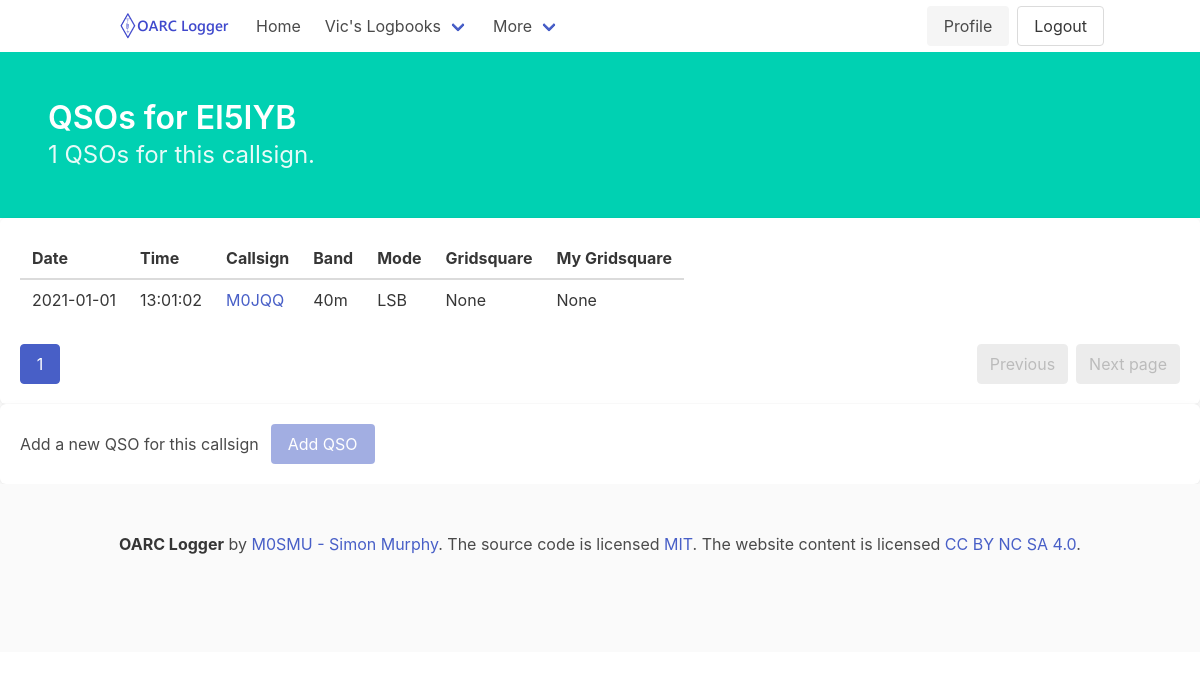
The app's page /callsigns/EI5IYB/qsos (signed in), older data.
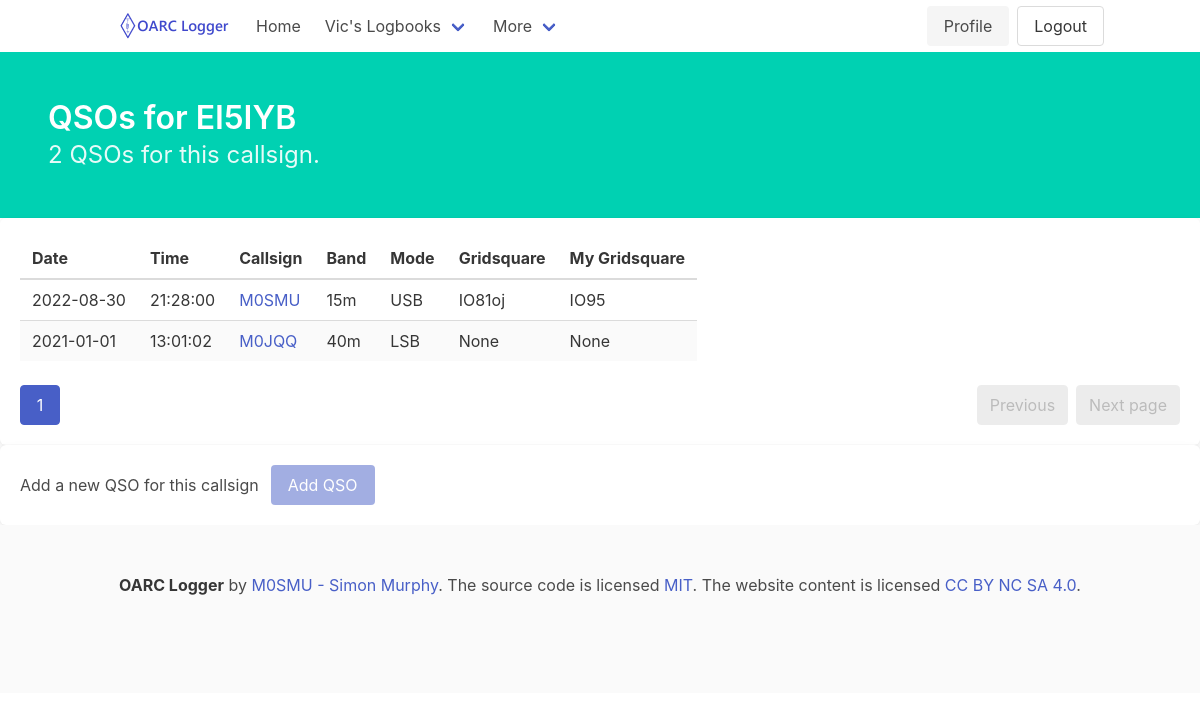
The same page, newer data.
### logger/models.py (models this page shows, shortened)
class QSO(db.Model):
    id = db.Column(db.Integer, primary_key=True) # primary keys are required by SQLAlchemy
    band = db.Column(db.String(25))
    mode = db.Column(db.String(25))
    submode = db.Column(db.String(25))
    freq = db.Column(db.String(25))
    call = db.Column(db.String(50))
    station_callsign = db.Column(db.String(50))
    operator = db.Column(db.String(50))
    owner_callsign = db.Column(db.String(50))
    qso_date = db.Column(db.Date())
    qso_date_off = db.Column(db.Date())
    time_on = db.Column(db.Time())
    time_off = db.Column(db.Time())
    gridsquare = db.Column(db.String(10))
    my_gridsquare = db.Column(db.String(10))
    rst_rcvd = db.Column(db.String(10))
    rst_sent = db.Column(db.String(10))
    tx_pwr = db.Column(db.String(10))
    my_rig = db.Column(db.String(100))
    my_antenna = db.Column(db.String(100))
    qso_random = db.Column(db.String(1))
    qso_complete = db.Column(db.String(3))
    sat_mode = db.Column(db.String(25))
    sat_name = db.Column(db.String(25))
    srx = db.Column(db.Integer)
    srx_string = db.Column(db.String(50))
    stx = db.Column(db.Integer)
    stx_string = db.Column(db.String(50))
    my_sota_ref = db.Column(db.String(25))
    sota_ref = db.Column(db.String(25))
    my_iota = db.Column(db.String(6))
    iota = db.Column(db.String(6))
    my_iota_island_id = db.Column(db.Integer)
    iota_island_id = db.Column(db.Integer)

### logger/callsigns/views.py (the view)
@callsigns.route("/<callsign>/qsos")
@login_required
def call(callsign):
    callsign = callsign.replace('_', '/')
    page = request.args.get('page', 1, type=int)
    callqsos = QSO.query.filter_by(station_callsign = callsign).order_by(QSO.qso_date.desc(), QSO.time_on.desc()).paginate(page=page, per_page=ROWS_PER_PAGE)
    allqsos = QSO.query.filter_by(station_callsign = callsign).all()
    return render_template('callsign.html', qsos=callqsos, station_callsign=callsign, allqsos=allqsos)

### logger/application.py (called while the page is built)
def create_app():
    app = Flask(__name__)
    app.config.from_object(Config)
    db.init_app(app)
    migrate = Migrate(app, db, render_as_batch=True)
    login_manager = LoginManager()
    login_manager.login_view = 'users.login'
    login_manager.init_app(app)
    from logger.models import User
    @login_manager.user_loader
    def load_user(user_id):
        return User.query.get(int(user_id))
    app.register_blueprint(users, url_prefix='/users')
    app.register_blueprint(callsigns, url_prefix='/callsigns')
    app.register_blueprint(qsos, url_prefix='/qsos')
    @app.route("/")
    def index():
        return render_template('index.html')
    @app.route("/about")
    def about():
        return render_template('about.html')
    return app

### logger/templates/callsign.html
{% extends 'base.html' %}
{% block content %}
            <div class="bd-hero-heading">
                <h1 class="title algolia-lvl0">
                    {% block title %} <p>QSOs for {{ station_callsign }}</p> {% endblock %}
                </h1>
                <div class="subtitle is-4 algolia-lvl1">
                    <p>{{ allqsos|length }} QSOs for this callsign.</p>
                </div>
            </div>
        </div>
    </section>
    <section>
        <div class="box">
            <table class="table is-striped is-hoverable">
                <thead>
                    <tr>
                        <th>Date</th>
                        <th>Time</th>
                        <th>Callsign</th>
                        <th>Band</th>
                        <th>Mode</th>
                        <th>Gridsquare</th>
                        <th>My Gridsquare</th>
                    </tr>
                </thead>
                <tbody>
                    {% for qso in qsos.items %}
                    <tr>
                        <td>{{ qso.qso_date }}</td>
                        <td>{{ qso.time_on }}</td>
                        <td><a href="/qsos/view/{{ qso.call| replace("/","_") }}/{{ qso.qso_date}}/{{ qso.time_on.strftime('%H:%M:%S.%f') }}" title="{{ qso.call }}">{{ qso.call }}</a></td>
                        <td>{{ qso.band }}</td>
                        <td>{{ qso.mode }}</td>
                        <td>{{ qso.gridsquare }}</td>
                        <td>{{ qso.my_gridsquare }}</td>
                    </tr>
                    {% else %}
                    No QSOs
                    {% endfor %}
                </tbody>
            </table>
            <nav class="pagination" role="navigation" aria-label="pagination">
                <a class="pagination-previous" {% if qsos.has_prev %}href="{{ url_for('callsigns.call', callsign=station_callsign, page=qsos.prev_num) }}"{% else %}disabled {% endif %} title="This is the first page">Previous</a>
                <a class="pagination-next" {% if qsos.has_next %}href="{{ url_for('callsigns.call', callsign=station_callsign, page=qsos.next_num) }}"{% else %}disabled {% endif %}>Next page</a>
                <ul class="pagination-list">
                    {% for page_num in qsos.iter_pages() %}
                        {% if qsos.page != page_num %}
                        <li>
                            <a class="pagination-link" href="{{ url_for('callsigns.call', callsign=station_callsign, page=page_num) }}" aria-label="Goto page {{ page_num }}">{{ page_num }}</a>
                        </li>
                        {% else %}
                        <li>
                            <a class="pagination-link is-current" href="{{ url_for('callsigns.call', callsign=station_callsign, page=page_num) }}" aria-label="Page {{ page_num }}" aria-current="page">{{ page_num }}</a>
                        </li>
                        {% endif %}
                    {% endfor %}
                </ul>
            </nav>
        </div>
    </section>
    <section>
        <div class="box">
            <div class="level">
                <div class="level-left">
                    <p class="level-item">Add a new QSO for this callsign</p>
                    <a class="button is-link level-item" disabled>Add QSO</a>
                </div>
            </div>
        </div>
    </section>
{% endblock %}

Row changes from the older to the newer data that the page shows:
added QSO: qso_date "2022-08-30", time_on "21:28:00", call "M0SMU", band "15m", mode "USB", gridsquare "IO81oj", my_gridsquare "IO95"
Text that changed along with them:
{{ allqsos|length }}: "1" → "2"
